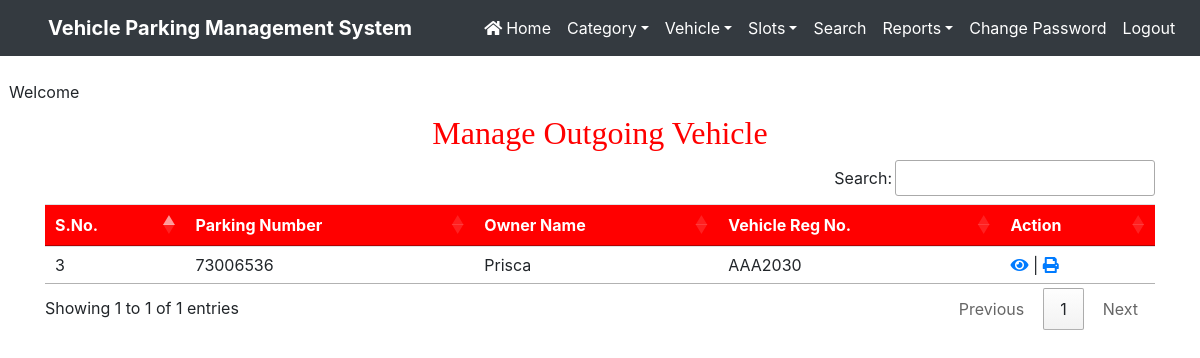
Page /manage_outgoingvehicle on the earlier database version.
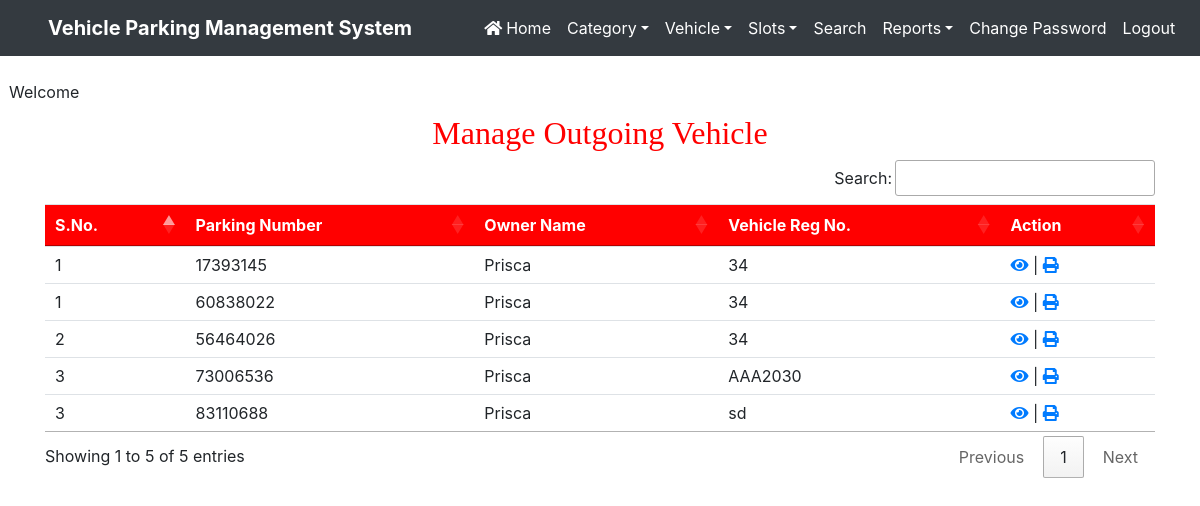
Same page on the later database version.
### vehicle/models.py (models this page shows, shortened)
class Vehicle(models.Model):
    parkingnumber = models.CharField(max_length=20)
    category = models.ForeignKey(Category, on_delete=models.CASCADE)
    vehiclecompany = models.CharField(max_length=50)
    regno = models.CharField(max_length=10)
    ownername = models.CharField(max_length=50)
    ownerId = models.CharField(max_length=50)
    ownercontact = models.CharField(max_length=15)
    pdate = models.DateField()
    intime = models.CharField(max_length=50)
    outtime = models.CharField(max_length=50)
    parkingcharge = models.CharField(max_length=50)
    parkingslot = models.CharField(max_length=50)
    remark = models.CharField(max_length=500)
    status = models.CharField(max_length=20)

### vehicle/views.py (the view)
# urls.py: path('manage_outgoingvehicle',manage_outgoingvehicle,name='manage_outgoingvehicle'),
def manage_outgoingvehicle(request):
    vehicle = Vehicle.objects.filter(status="Out")
    d = {'vehicle':vehicle}
    return render(request, 'manage_outgoingvehicle.html', d)

### vehicle/templates/manage_outgoingvehicle.html (shortened to what this page needs)
{% load static %}
<html>
<head>
{% include 'headeradmin.html' %}
  <link rel = stylesheet href="https://cdn.datatables.net/1.10.20/css/jquery.dataTables.min.css">
<link rel = stylesheet href="https://cdn.datatables.net/buttons/1.6.1/css/buttons.dataTables.min.css">
</head>
<body>
{% include 'nav2admin.html' %}
<br> &nbsp;&nbsp;Welcome <b style = 'text-transform : capitalize ; color : blue'>{{request.user.username}}</b>
<div class="container" style = "margin-top:10px">
<h2 class="text-center" style = "font-family : Monotype Corsiva ; color : red">Manage Outgoing Vehicle </h2>
<table class='table table-hover' id = example>
<thead style = 'background-color : red ; color : white'>
<tr>
<th>S.No.</th>
<th>Parking Number</th>
<th>Owner Name</th>
    <th>Vehicle Reg No.</th>
    <th>Action</th>
</tr>
</thead>
<tbody>
  {% for i in vehicle %}
<tr>
                  <td>{{i.parkingslot}}</td>
                  <td>{{i.parkingnumber}}</td>
                  <td>{{i.ownername}}</td>
                <td>{{i.regno}}</td>
                  <td>
                      <a href="{% url 'view_outgoingdetail' i.id %}" ><i class="fa fa-eye fa-1x"></i></a>
                   | <a href="{% url 'print' i.id %}" ><i class="fa fa-print fa-1x"></i></a>
                  </td>
</tr>
{% endfor %}
</tbody>
</table>
</div>
</body>
</html>

### vehicle/templates/headeradmin.html (shortened to what this page needs)
{% load static %}
<head>
  <link rel="stylesheet" href="https://maxcdn.bootstrapcdn.com/bootstrap/4.4.1/css/bootstrap.min.css">
  <link rel="stylesheet" href="https://use.fontawesome.com/releases/v5.7.0/css/all.css">
  <link rel="stylesheet" type="text/css" href="{% static 'admin/css/mystyle.css' %}">
</head>

### vehicle/templates/nav2admin.html (shortened to what this page needs)
<nav class="navbar navbar-expand-sm navbar-dark bg-dark pl-5">
<a class="navbar-brand">
Vehicle Parking Management System
</a>
<div class="collapse navbar-collapse" id="abc" >
<ul class="navbar-nav pl-5">
<li class = "nav-item">
<a href = "{% url 'admin_home' %}" class="nav-link" style = "color : white"><i class="fas fa-home">&nbsp;</i>Home</a>
</li>
<li class="nav-item dropdown">
	  <a  href="#" class="nav-link dropdown-toggle" style="color:white;"  data-toggle="dropdown">Category</a>
	 </li>
<li class="nav-item dropdown">
	  <a  href="#" class="nav-link dropdown-toggle" style="color:white;"  data-toggle="dropdown">Vehicle</a>
</li>
<li class="nav-item dropdown">
	<a  href="#" class="nav-link dropdown-toggle" style="color:white;"  data-toggle="dropdown">Slots</a>
</li>
<li class = "nav-item">
<a href = "{% url 'search' %}" class="nav-link" style = "color : white">Search</a>
</li>
<li class="nav-item dropdown">
	  <a  href="#" class="nav-link dropdown-toggle" style="color:white;"  data-toggle="dropdown">Reports</a>
	 </li>
	<li class = "nav-item">
<a href = "{% url 'change_password' %}" class="nav-link" style = "color : white">Change Password</a>
</li>
<li class = "nav-item">
<a href = "{% url 'logout' %}" class="nav-link" style = "color : white">Logout</a>
</li>
</ul>
</div>
</nav>

### vehicle/static/css/mystyle.css (style rules this page uses)
html { scroll-behavior:smooth; }
.navbar-brand { font-weight: bold; }

Differences in the rows shown:
added Vehicle: parkingslot "2", parkingnumber "56464026", ownername "Prisca", regno "34"
added Vehicle: parkingslot "3", parkingnumber "83110688", ownername "Prisca", regno "sd"
added Vehicle: parkingslot "1", parkingnumber "17393145", ownername "Prisca", regno "34"
added Vehicle: parkingslot "1", parkingnumber "60838022", ownername "Prisca", regno "34"
Other differences:
text written by a page script: "Search: Showing 1 to 1 of 1 entries Previous 1 Next" → "Search: Showing 1 to 5 of 5 entries Previous 1 Next"
